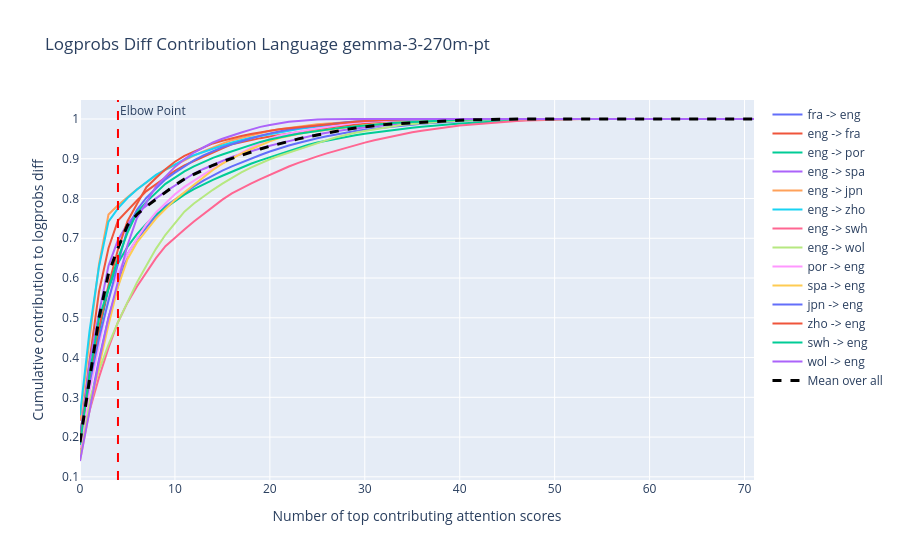

Notebook cell for this chart:
### Code cell
plot_logprobs_diff_contribution(
    logprobs_diff_lang,
    logprobs_diff_lang.keys(),
    title="Logprobs Diff Contribution Language gemma-3-270m-pt",
)
